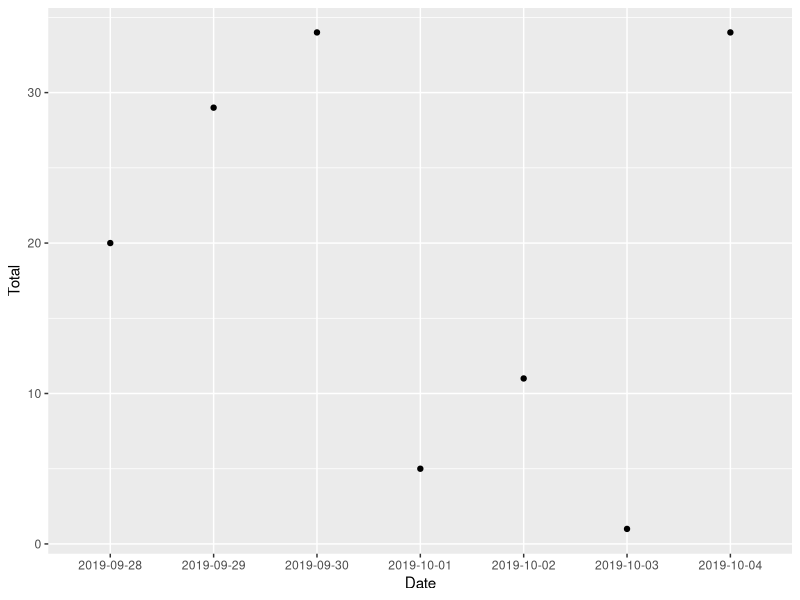
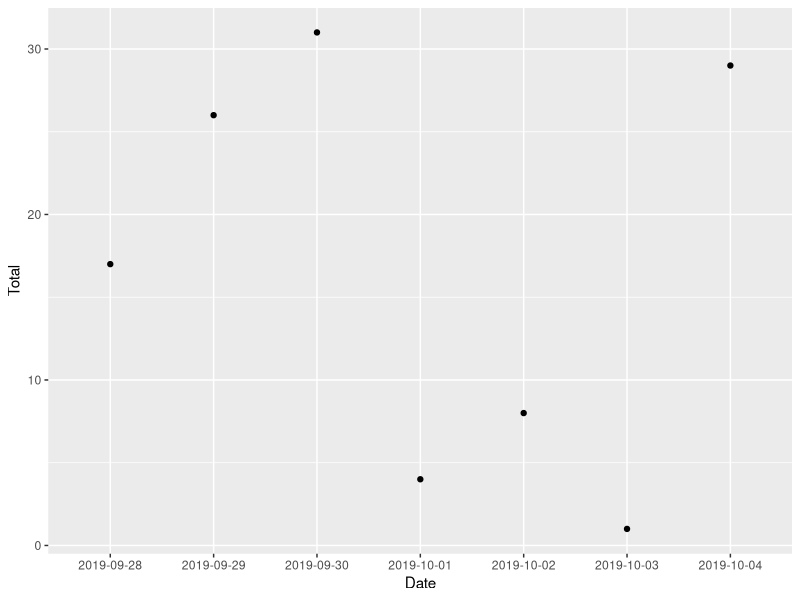

The R script that drew these images, in order:
## ---- chunk 1
bird_data <- read.csv(file = "data/sweetwater-data-clean01.csv")
## ---- chunk 2
head(bird_data)
## ---- chunk 3
bird_data <- read.csv(file = "data/sweetwater-data-clean02.csv")
## ---- chunk 4
head(bird_data)
## ---- chunk 5
summary(bird_data)
## ---- chunk 6
library(dplyr)
## ---- chunk 7
richness <- bird_data %>%
  group_by(Date) %>%
  summarize(Total = n())
## ---- chunk 8
richness
## ---- chunk 9
library(ggplot2)
## ---- chunk 10
richness_plot <- ggplot(data = richness,
                        mapping = aes(x = Date,
                                      y = Total)) +
  geom_point()
print(richness_plot)
## ---- chunk 11
head(bird_data)
## ---- chunk 12
bird_data[15:20, ]
## ---- chunk 13
bird_data <- read.csv(file = "data/sweetwater-data-clean03.csv")
## ---- chunk 14
# For comparing results before and after filter
unclean_richness <- richness
## ---- chunk 15
richness <- bird_data %>%
  filter(ID_to_species == 1) %>%
  group_by(Date) %>%
  summarize(Total = n())
## ---- chunk 16
unclean_richness
## ---- chunk 17
richness
## ---- chunk 18
richness_plot <- ggplot(data = richness,
                        mapping = aes(x = Date,
                                      y = Total)) +
  geom_point()
print(richness_plot)
